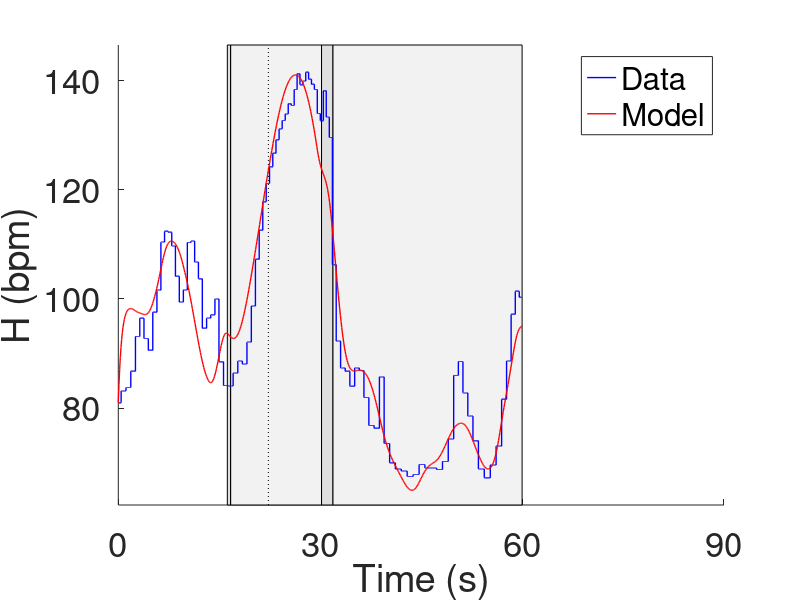
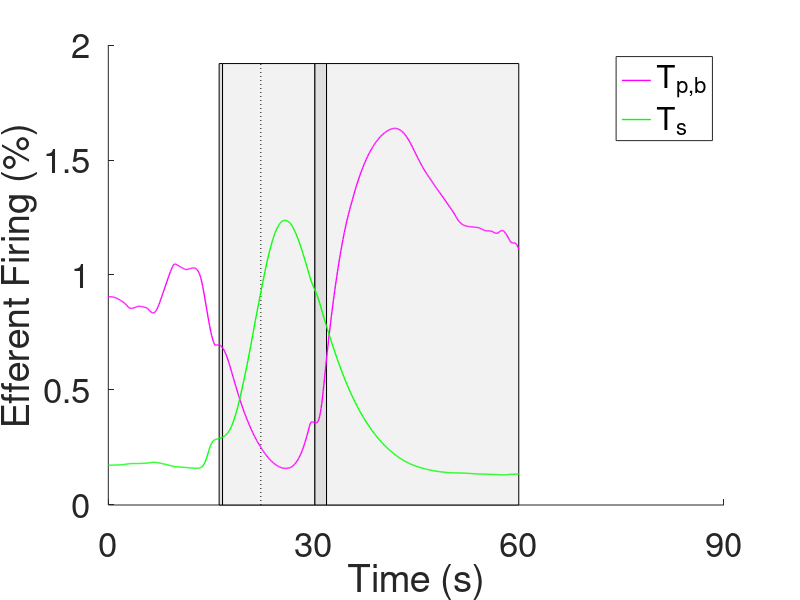

Source code (MATLAB) for these figures, in order:
%{
DriverBasic_plotopt.m
This script plots the optimized solutions computed DriverBasic_LM.m of the
m1 reduced model.

It requires 'optHR.mat'.
%}

%Clear workspace
clear all
close all

%% Inputs 

load optHR.mat 

printon = 0; %Print for plots

%% Make prediction plots 

%Heart Rate 
hfig1 = figure(1);
clf 
hold on 
patch(x1,yH,gray)
hold on 
patch(x2,yH,lgray)
hold on 
patch(x3,yH,gray)
hold on 
patch(x4,yH,lgray)
hold on 
plot(t2*I,Hlims,'k:','linewidth',0.5)
hold on 
h1 = plot(Tdata,Hdata,'b','linewidth',1);
hold on 
h2 = plot(time,HR_LM,'r','linewidth',1);
hold on 
set(gca,'FontSize',25)
xlim(Tlims)
ylim(Hlims)
ylabel('H (bpm)')
xlabel('Time (s)')
legend([h1 h2],'Data','Model')
set(gca,'XTick',xtick); 

%Efferent Activity
hfig2 = figure(2);
clf
patch(x1,yeff,gray)
hold on 
patch(x2,yeff,lgray)
hold on 
patch(x3,yeff,gray)
hold on 
patch(x4,yeff,lgray)
hold on 
plot(t2*I,efflims,'k:','linewidth',0.5)
hold on
h1 = plot(time,Tpb_LM,'m','linewidth',1);
hold on 
h2 = plot(time,Ts_LM,'g','linewidth',1);
set(gca,'FontSize',25)
xlim(Tlims)
ylabel('Efferent Firing (%)')
xlabel('Time (s)')
legend([h1 h2],'T_{p,b}','T_s')
%ylim([-.1 1.1])
set(gca,'XTick',xtick);
 
if printon == 1
    print(hfig1,'-depsc2','opthr.eps')
    print(hfig2,'-depsc2','eff.eps')

    print(hfig1,'-dpng','opthr.png')
    print(hfig2,'-dpng','eff.png')
end
